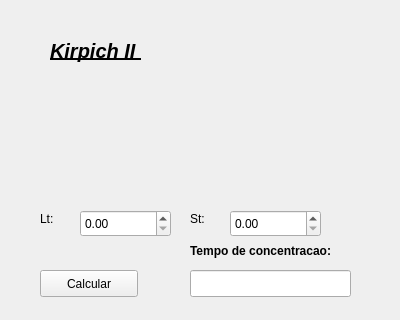
<?xml version="1.0" encoding="UTF-8"?>
<ui version="4.0">
 <class>Kirpich2</class>
 <widget class="QWidget" name="Kirpich2">
  <property name="geometry">
   <rect>
    <x>0</x>
    <y>0</y>
    <width>400</width>
    <height>320</height>
   </rect>
  </property>
  <property name="windowTitle">
   <string>Kirpich II </string>
  </property>
  <widget class="QLabel" name="label">
   <property name="geometry">
    <rect>
     <x>50</x>
     <y>30</y>
     <width>101</width>
     <height>41</height>
    </rect>
   </property>
   <property name="font">
    <font>
     <pointsize>15</pointsize>
     <weight>75</weight>
     <italic>true</italic>
     <bold>true</bold>
     <underline>true</underline>
    </font>
   </property>
   <property name="text">
    <string>Kirpich II </string>
   </property>
  </widget>
  <widget class="QLabel" name="label_3">
   <property name="geometry">
    <rect>
     <x>40</x>
     <y>210</y>
     <width>21</width>
     <height>17</height>
    </rect>
   </property>
   <property name="text">
    <string>Lt:</string>
   </property>
  </widget>
  <widget class="QLabel" name="label_4">
   <property name="geometry">
    <rect>
     <x>190</x>
     <y>210</y>
     <width>21</width>
     <height>17</height>
    </rect>
   </property>
   <property name="text">
    <string>St:</string>
   </property>
  </widget>
  <widget class="QLineEdit" name="resultado">
   <property name="geometry">
    <rect>
     <x>190</x>
     <y>270</y>
     <width>161</width>
     <height>27</height>
    </rect>
   </property>
  </widget>
  <widget class="QLabel" name="label_5">
   <property name="geometry">
    <rect>
     <x>190</x>
     <y>230</y>
     <width>201</width>
     <height>41</height>
    </rect>
   </property>
   <property name="font">
    <font>
     <weight>75</weight>
     <bold>true</bold>
    </font>
   </property>
   <property name="text">
    <string>Tempo de concentracao: </string>
   </property>
  </widget>
  <widget class="QDoubleSpinBox" name="Lt">
   <property name="geometry">
    <rect>
     <x>80</x>
     <y>210</y>
     <width>91</width>
     <height>27</height>
    </rect>
   </property>
  </widget>
  <widget class="QDoubleSpinBox" name="St">
   <property name="geometry">
    <rect>
     <x>230</x>
     <y>210</y>
     <width>91</width>
     <height>27</height>
    </rect>
   </property>
  </widget>
  <widget class="QPushButton" name="calcular">
   <property name="geometry">
    <rect>
     <x>40</x>
     <y>270</y>
     <width>98</width>
     <height>27</height>
    </rect>
   </property>
   <property name="text">
    <string>Calcular</string>
   </property>
  </widget>
 </widget>
 <resources/>
 <connections/>
</ui>
